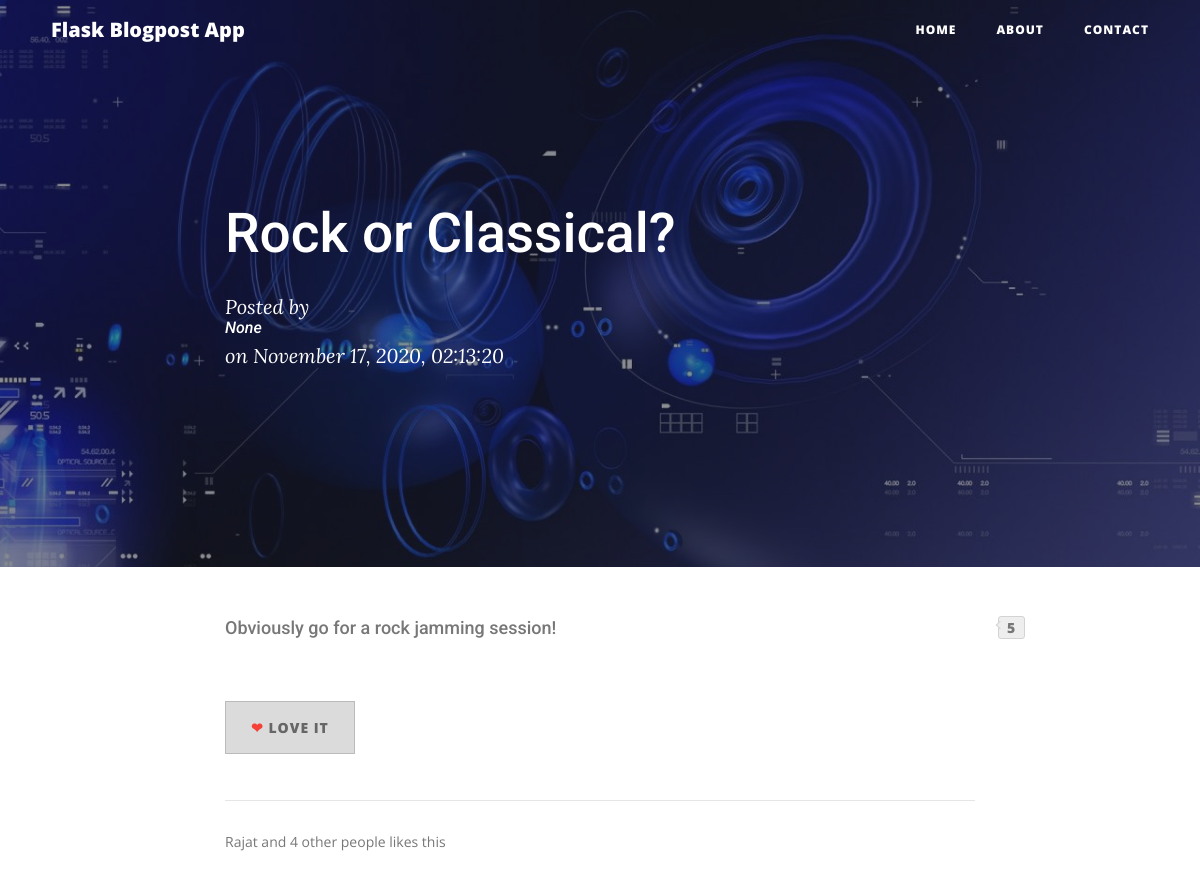
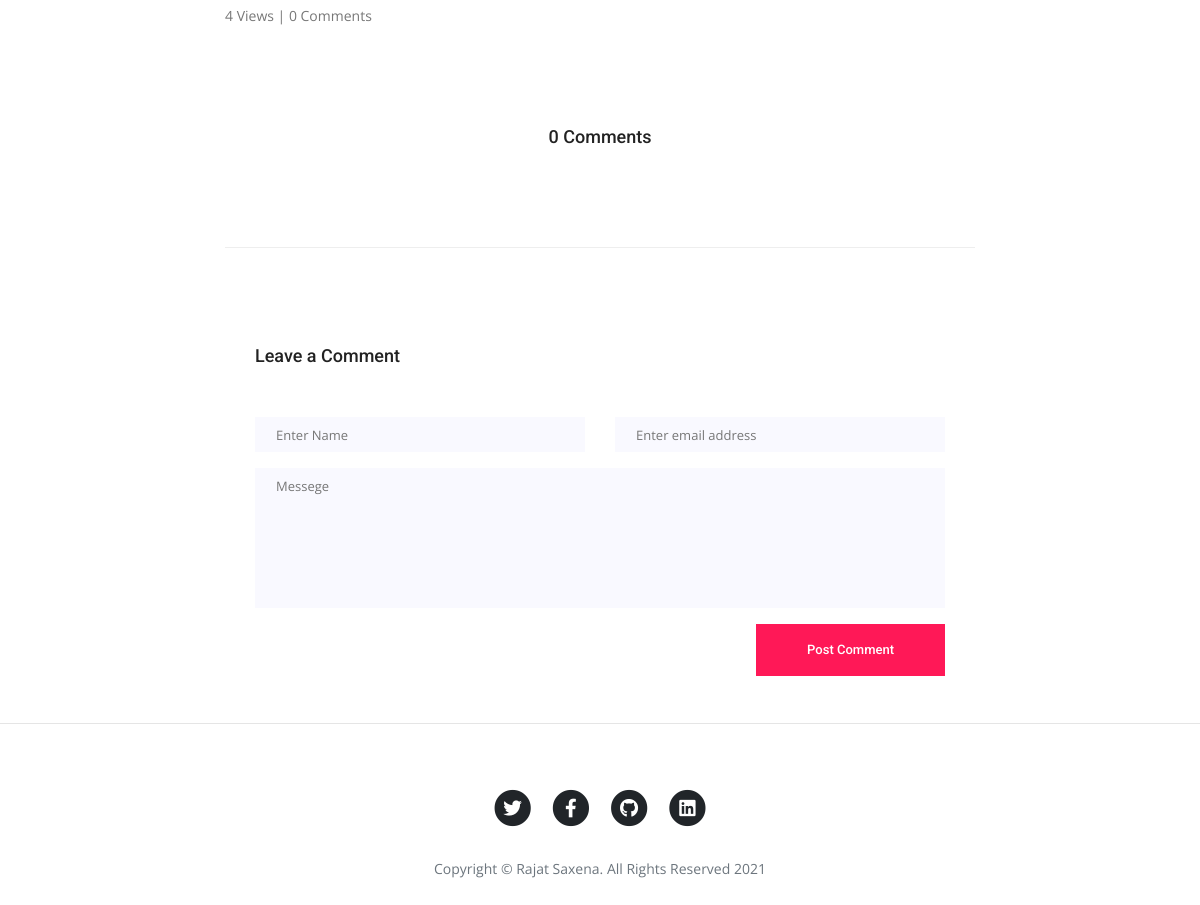
The app's page /post/Post-3 with its own data (2 pictures, top to bottom).
### app.py (models this page shows)
class Posts(db.Model):
    id = db.Column(db.Integer, primary_key=True)
    title = db.Column(db.String(255), nullable=False)
    subtitle = db.Column(db.String(255), nullable=True)
    content = db.Column(db.Text, nullable=False)
    author = db.Column(db.String(255))
    date_posted = db.Column(db.DateTime)
    slug = db.Column(db.String(255))
    views = db.Column(db.Integer,default=0)
    comments = db.Column(db.Integer,default=0)

### app.py (the view, shortened to what this page needs)
@app.route("/post/<string:slug>", methods=['POST','GET'])
def post(slug):
    try:
        post = Posts.query.filter_by(slug=slug).one()
        comment = Comments.query.filter_by(post_id=post.id).all()
        post.views = post.views + 1
        db.session.commit()
        Thanks = ""
        return render_template("post.html", post=post, comment=comment, Thanks=Thanks)
    except sqlalchemy.orm.exc.NoResultFound:
        abort(404)

### templates/post.html (shortened to what this page needs)
<!DOCTYPE html>
<html lang="en">
  <head>
    <link
      href="../static/vendor/bootstrap/css/bootstrap.min.css"
      rel="stylesheet"
    />
    <link
      href="../static/vendor/fontawesome-free/css/all.min.css"
      rel="stylesheet"
      type="text/css"
    />
    <link href="../static/css/clean-blog.min.css" rel="stylesheet" />
    <link rel="stylesheet" href="{{url_for('static', filename='css/style.css')}}">
  </head>
  <body>
    <nav class="navbar navbar-expand-lg navbar-dark fixed-top" id="mainNav">
      <div class="container">
        <a class="navbar-brand" href="/">Flask Blogpost App</a>
        <div class="collapse navbar-collapse" id="navbarResponsive">
          <ul class="navbar-nav ml-auto">
            <li class="nav-item">
              <a class="nav-link" href="/">Home</a>
            </li>
            <li class="nav-item">
              <a class="nav-link" href="/about">About</a>
            </li>
            <li class="nav-item">
              <a class="nav-link" href="/contact">Contact</a>
            </li>
          </ul>
        </div>
      </div>
    </nav>
    <header
      class="masthead"
      style="background-image: url('../static/img/post-bg.jpg')"
    >
      <div class="overlay"></div>
      <div class="container">
        <div class="row">
          <div class="col-lg-8 col-md-10 mx-auto">
            <div class="post-heading">
              <h1>{{post.title}}</h1>
              <span class="meta">Posted by
                <h5>{{post.author}}</h5>
                on {{post.date_posted.strftime('%B %d, %Y, %H:%M:%S')}}</span
              >
            </div>
          </div>
        </div>
      </div>
    </header>
    <article>
      <div class="container">
        <div class="row">
          <div class="col-lg-8 col-md-10 mx-auto">
            <h4>{{post.content | safe}}</h4>
          <br>
          <p title="Love it" id="love" class="btn btn-counter" data-count="5"><span>❤</span> Love it</p>
          <hr>
                <p>Rajat and 4 other people likes this</p>
                <p class="justify-content-center ml-auto" href="#"> {{post.views }} Views  | {{post.comments}} Comments</p>
                        <div class="comments-area">
							<h4>{{post.comments}} Comments</h4>
                        </div>
                        <div class="comment-form">
                            <h4>Leave a Comment</h4>
                            <form method="POST">
                                <div class="form-group form-inline">
                                  <div class="form-group col-lg-6 col-md-6 name">
                                    <input type="text" name="name" class="form-control" id="name" placeholder="Enter Name" onfocus="this.placeholder = ''" onblur="this.placeholder = 'Enter Name'">
                                  </div>
                                  <div class="form-group col-lg-6 col-md-6 email">
                                    <input type="email" name="email" class="form-control" id="email" placeholder="Enter email address" onfocus="this.placeholder = ''" onblur="this.placeholder = 'Enter email address'">
                                  </div>
                                </div>
                                <div class="form-group">
                                    <textarea name="message" class="form-control mb-10" rows="5" name="message" placeholder="Messege" onfocus="this.placeholder = ''" onblur="this.placeholder = 'Message'" required=""></textarea>
                                </div>
                                <button type="submit" class="primary-btn submit_btn">Post Comment</button>
                            </form>
                        </div>
          </div>
        </div>
      </div>
    </article>
    <hr />
    <footer>
      <div class="container">
        <div class="row">
          <div class="col-lg-8 col-md-10 mx-auto">
            <ul class="list-inline text-center">
              <li class="list-inline-item">
                <a href="https://twitter.com/Rajat14Rs">
                  <span class="fa-stack fa-lg">
                    <i class="fas fa-circle fa-stack-2x"></i>
                    <i class="fab fa-twitter fa-stack-1x fa-inverse"></i>
                  </span>
                </a>
              </li>
              <li class="list-inline-item">
                <a href="https://www.facebook.com/rajat14.rs/">
                  <span class="fa-stack fa-lg">
                    <i class="fas fa-circle fa-stack-2x"></i>
                    <i class="fab fa-facebook-f fa-stack-1x fa-inverse"></i>
                  </span>
                </a>
              </li>
              <li class="list-inline-item">
                <a href="https://github.com/rajat-saxena14">
                  <span class="fa-stack fa-lg">
                    <i class="fas fa-circle fa-stack-2x"></i>
                    <i class="fab fa-github fa-stack-1x fa-inverse"></i>
                  </span>
                </a>
              </li>
              <li class="list-inline-item">
                <a href="https://www.linkedin.com/in/rajat-saxena14/">
                  <span class="fa-stack fa-lg">
                    <i class="fas fa-circle fa-stack-2x"></i>
                    <i class="fab fa-linkedin fa-stack-1x fa-inverse"></i>
                  </span>
                </a>
              </li>
            </ul>
            <p class="copyright text-muted">
              Copyright &copy; Rajat Saxena. All Rights Reserved 2021
            </p>
          </div>
        </div>
      </div>
    </footer>
  </body>
</html>

### static/css/style.css (style rules this page uses)
a { text-decoration: none; -webkit-transition: all 0.3s ease-in-out; -o-transition: all 0.3s ease-in-out; transition: all 0.3s ease-in-out; }
body { line-height: 24px; font-size: 14px; font-family: "Open Sans", sans-serif; font-weight: normal; color: #777777; }
h1, h2, h3, h4, h5, h6 { font-family: "Roboto", sans-serif; font-weight: 500; }
@media (min-width: 1200px) { .container { max-width: 1170px; } }
.comments-area { background: #fff; border-bottom: 1px solid #eee; padding: 50px 30px; margin-top: 50px; }
.comments-area h4 { text-align: center; margin-bottom: 50px; color: #222222; font-size: 18px; }
.comment-form { background: #fff; text-align: left; padding: 47px 30px 43px; margin-top: 50px; margin-bottom: 40px; }
.comment-form h4 { text-align: left; margin-bottom: 50px; font-size: 18px; line-height: 22px; color: #222222; }
.comment-form .name { padding-left: 0px; }
.comment-form .email { padding-right: 0px; }
.comment-form .form-control { padding: 8px 20px; background: #f9f9ff; border: none; border-radius: 0px; width: 100%; font-size: 14px; color: #777777; font-family: "Open Sans", sans-serif; border: 1px solid transparent; }
.comment-form textarea.form-control { height: 140px; resize: none; }
.comment-form .submit_btn { float: right; }
h1 { font-size: 36px; }
h4 { font-size: 18px; }
h5 { font-size: 16px; }
.submit_btn { width: auto; display: inline-block; background: #ff1857; padding: 0px 50px; color: #fff; font-family: "Roboto", sans-serif; font-size: 13px; font-weight: 500; line-height: 50px; border-radius: 0px; outline: none !important; -webkit-box-shadow: none !important; box-shadow: none !important; text-align: center; border: 1px solid #ff1857; cursor: pointer; -webkit-transition: all 300ms linear 0s; -o-transition: all 300ms linear 0s; transition: all 300ms linear 0s; }
.btn-counter { margin-right: 39px; }
.btn-counter:after, .btn-counter:hover:after { text-shadow: none; }
.btn-counter:after { border-radius: 3px; border: 1px solid #d3d3d3; background-color: #eee; padding: 0 8px; color: #777; content: attr(data-count); left: 100%; margin-left: 8px; margin-right: -13px; position: absolute; top: -1px; }
.btn-counter:before { transform: rotate(45deg); filter: progid:DXImageTransform.Microsoft.Matrix(M11=0.7071067811865476, M12=-0.7071067811865475, M21=0.7071067811865475, M22=0.7071067811865476, sizingMethod='auto expand'); background-color: #eee; border: 1px solid #d3d3d3; border-right: 0; border-top: 0; content: ''; position: absolute; right: -13px; top: 5px; height: 6px; width: 6px; z-index: 1; zoom: 1; }
.btn { background-color: #dbdbdb; border-color: #bbb; color: #666; }
.btn span { color: #f64136; }

### records on screen
Posts: title "Rock or Classical?", author "None", date_posted "November 17, 2020, 02:13:20", content "Obviously go for a rock jamming session!", views "4", comments "0"
